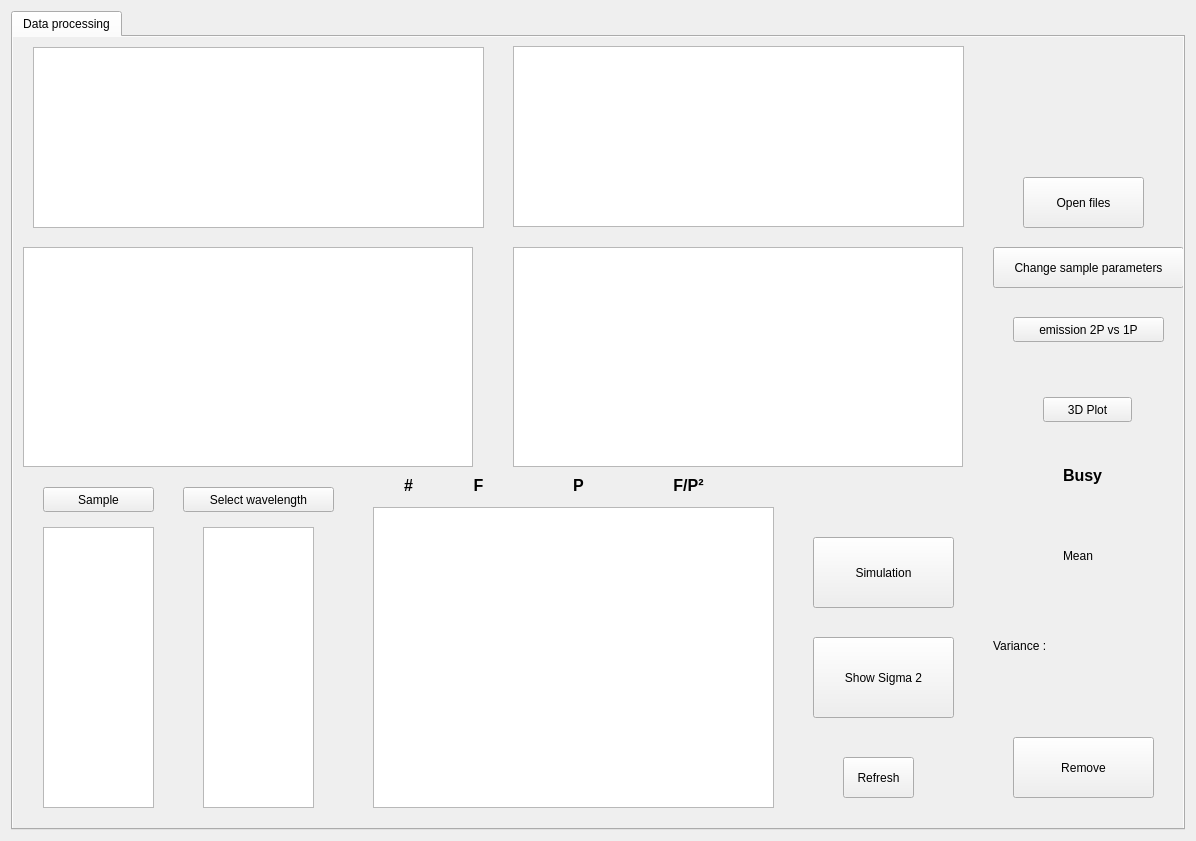
<?xml version="1.0" encoding="UTF-8"?>
<ui version="4.0">
 <class>Form</class>
 <widget class="QWidget" name="Form">
  <property name="geometry">
   <rect>
    <x>0</x>
    <y>0</y>
    <width>1196</width>
    <height>841</height>
   </rect>
  </property>
  <property name="sizePolicy">
   <sizepolicy hsizetype="Expanding" vsizetype="Expanding">
    <horstretch>0</horstretch>
    <verstretch>0</verstretch>
   </sizepolicy>
  </property>
  <property name="windowTitle">
   <string>Form</string>
  </property>
  <layout class="QVBoxLayout" name="verticalLayout_19">
   <item>
    <widget class="QTabWidget" name="btn_get_files">
     <property name="sizePolicy">
      <sizepolicy hsizetype="Expanding" vsizetype="Expanding">
       <horstretch>0</horstretch>
       <verstretch>0</verstretch>
      </sizepolicy>
     </property>
     <property name="minimumSize">
      <size>
       <width>800</width>
       <height>600</height>
      </size>
     </property>
     <property name="maximumSize">
      <size>
       <width>2560</width>
       <height>1600</height>
      </size>
     </property>
     <property name="currentIndex">
      <number>0</number>
     </property>
     <property name="iconSize">
      <size>
       <width>16</width>
       <height>16</height>
      </size>
     </property>
     <widget class="QWidget" name="tab_4">
      <property name="autoFillBackground">
       <bool>true</bool>
      </property>
      <attribute name="title">
       <string>Data processing</string>
      </attribute>
      <widget class="PlotWidget" name="FluoIntensitySpectrum">
       <property name="geometry">
        <rect>
         <x>10</x>
         <y>210</y>
         <width>450</width>
         <height>220</height>
        </rect>
       </property>
      </widget>
      <widget class="QListWidget" name="ls_list_of_all_samples">
       <property name="geometry">
        <rect>
         <x>30</x>
         <y>490</y>
         <width>111</width>
         <height>281</height>
        </rect>
       </property>
      </widget>
      <widget class="QListWidget" name="ls_done_wavelengths">
       <property name="geometry">
        <rect>
         <x>190</x>
         <y>490</y>
         <width>111</width>
         <height>281</height>
        </rect>
       </property>
      </widget>
      <widget class="QPushButton" name="btn_set_sample">
       <property name="geometry">
        <rect>
         <x>30</x>
         <y>450</y>
         <width>111</width>
         <height>25</height>
        </rect>
       </property>
       <property name="text">
        <string>Sample</string>
       </property>
      </widget>
      <widget class="QPushButton" name="btn_set_sample_wavelength">
       <property name="geometry">
        <rect>
         <x>170</x>
         <y>450</y>
         <width>151</width>
         <height>25</height>
        </rect>
       </property>
       <property name="text">
        <string>Select wavelength</string>
       </property>
      </widget>
      <widget class="QLabel" name="label_8">
       <property name="geometry">
        <rect>
         <x>440</x>
         <y>440</y>
         <width>51</width>
         <height>17</height>
        </rect>
       </property>
       <property name="font">
        <font>
         <pointsize>12</pointsize>
         <weight>75</weight>
         <bold>true</bold>
        </font>
       </property>
       <property name="text">
        <string>F</string>
       </property>
       <property name="alignment">
        <set>Qt::AlignCenter</set>
       </property>
      </widget>
      <widget class="QLabel" name="label_27">
       <property name="geometry">
        <rect>
         <x>540</x>
         <y>440</y>
         <width>51</width>
         <height>17</height>
        </rect>
       </property>
       <property name="font">
        <font>
         <pointsize>12</pointsize>
         <weight>75</weight>
         <bold>true</bold>
        </font>
       </property>
       <property name="text">
        <string>P</string>
       </property>
       <property name="alignment">
        <set>Qt::AlignCenter</set>
       </property>
      </widget>
      <widget class="QLabel" name="label_28">
       <property name="geometry">
        <rect>
         <x>650</x>
         <y>440</y>
         <width>51</width>
         <height>17</height>
        </rect>
       </property>
       <property name="font">
        <font>
         <pointsize>12</pointsize>
         <weight>75</weight>
         <bold>true</bold>
        </font>
       </property>
       <property name="text">
        <string>F/P²</string>
       </property>
       <property name="alignment">
        <set>Qt::AlignCenter</set>
       </property>
      </widget>
      <widget class="QPushButton" name="btn_remove_data">
       <property name="geometry">
        <rect>
         <x>1000</x>
         <y>700</y>
         <width>141</width>
         <height>61</height>
        </rect>
       </property>
       <property name="text">
        <string>Remove</string>
       </property>
      </widget>
      <widget class="QPushButton" name="btn_refresh">
       <property name="geometry">
        <rect>
         <x>830</x>
         <y>720</y>
         <width>71</width>
         <height>41</height>
        </rect>
       </property>
       <property name="text">
        <string>Refresh</string>
       </property>
      </widget>
      <widget class="QPushButton" name="btn_get_files_2">
       <property name="geometry">
        <rect>
         <x>1010</x>
         <y>140</y>
         <width>121</width>
         <height>51</height>
        </rect>
       </property>
       <property name="text">
        <string>Open files</string>
       </property>
      </widget>
      <widget class="QPushButton" name="btn_show_sigma_2">
       <property name="geometry">
        <rect>
         <x>800</x>
         <y>600</y>
         <width>141</width>
         <height>81</height>
        </rect>
       </property>
       <property name="text">
        <string>Show Sigma 2</string>
       </property>
      </widget>
      <widget class="QPushButton" name="btn_simulation">
       <property name="geometry">
        <rect>
         <x>800</x>
         <y>500</y>
         <width>141</width>
         <height>71</height>
        </rect>
       </property>
       <property name="text">
        <string>Simulation</string>
       </property>
      </widget>
      <widget class="PlotWidget" name="FPSpectrum_2">
       <property name="geometry">
        <rect>
         <x>500</x>
         <y>210</y>
         <width>450</width>
         <height>220</height>
        </rect>
       </property>
      </widget>
      <widget class="QLabel" name="label_Logo_NMP">
       <property name="geometry">
        <rect>
         <x>960</x>
         <y>0</y>
         <width>211</width>
         <height>131</height>
        </rect>
       </property>
       <property name="autoFillBackground">
        <bool>false</bool>
       </property>
       <property name="styleSheet">
        <string notr="true">image: url(:/newPrefix/Logo NMP.png);</string>
       </property>
       <property name="text">
        <string/>
       </property>
       <property name="scaledContents">
        <bool>true</bool>
       </property>
       <property name="textInteractionFlags">
        <set>Qt::NoTextInteraction</set>
       </property>
      </widget>
      <widget class="QPushButton" name="btn_figure_2p_vs_1p">
       <property name="geometry">
        <rect>
         <x>1000</x>
         <y>280</y>
         <width>151</width>
         <height>25</height>
        </rect>
       </property>
       <property name="text">
        <string>emission 2P vs 1P</string>
       </property>
      </widget>
      <widget class="QWidget" name="verticalLayoutWidget">
       <property name="geometry">
        <rect>
         <x>20</x>
         <y>10</y>
         <width>451</width>
         <height>181</height>
        </rect>
       </property>
       <layout class="QVBoxLayout" name="verticalLayout">
        <item>
         <widget class="PlotWidget" name="S2Spectrum"/>
        </item>
       </layout>
      </widget>
      <widget class="QWidget" name="verticalLayoutWidget_2">
       <property name="geometry">
        <rect>
         <x>500</x>
         <y>9</y>
         <width>451</width>
         <height>181</height>
        </rect>
       </property>
       <layout class="QVBoxLayout" name="verticalLayout_2">
        <property name="sizeConstraint">
         <enum>QLayout::SetMinAndMaxSize</enum>
        </property>
        <item>
         <widget class="PlotWidget" name="FPSpectrum"/>
        </item>
       </layout>
      </widget>
      <widget class="QPushButton" name="btn_change_sample_data">
       <property name="geometry">
        <rect>
         <x>980</x>
         <y>210</y>
         <width>191</width>
         <height>41</height>
        </rect>
       </property>
       <property name="text">
        <string>Change sample parameters</string>
       </property>
      </widget>
      <widget class="QLabel" name="label">
       <property name="geometry">
        <rect>
         <x>980</x>
         <y>600</y>
         <width>67</width>
         <height>17</height>
        </rect>
       </property>
       <property name="text">
        <string>Variance :</string>
       </property>
      </widget>
      <widget class="QLabel" name="Qlabel_variance">
       <property name="geometry">
        <rect>
         <x>1060</x>
         <y>600</y>
         <width>67</width>
         <height>17</height>
        </rect>
       </property>
       <property name="text">
        <string/>
       </property>
      </widget>
      <widget class="QLabel" name="Qlabel_standard_deviation">
       <property name="geometry">
        <rect>
         <x>1080</x>
         <y>540</y>
         <width>91</width>
         <height>16</height>
        </rect>
       </property>
       <property name="text">
        <string/>
       </property>
       <property name="alignment">
        <set>Qt::AlignLeading|Qt::AlignLeft|Qt::AlignVCenter</set>
       </property>
      </widget>
      <widget class="QLabel" name="label_3">
       <property name="geometry">
        <rect>
         <x>1050</x>
         <y>510</y>
         <width>67</width>
         <height>17</height>
        </rect>
       </property>
       <property name="text">
        <string>Mean</string>
       </property>
      </widget>
      <widget class="QLabel" name="Qlabel_mean">
       <property name="geometry">
        <rect>
         <x>980</x>
         <y>540</y>
         <width>61</width>
         <height>17</height>
        </rect>
       </property>
       <property name="text">
        <string/>
       </property>
       <property name="alignment">
        <set>Qt::AlignRight|Qt::AlignTrailing|Qt::AlignVCenter</set>
       </property>
      </widget>
      <widget class="QLabel" name="QLabel_mean_text">
       <property name="geometry">
        <rect>
         <x>1050</x>
         <y>540</y>
         <width>21</width>
         <height>17</height>
        </rect>
       </property>
       <property name="text">
        <string/>
       </property>
      </widget>
      <widget class="QPushButton" name="btn_3d_plot">
       <property name="geometry">
        <rect>
         <x>1030</x>
         <y>360</y>
         <width>89</width>
         <height>25</height>
        </rect>
       </property>
       <property name="text">
        <string>3D Plot</string>
       </property>
      </widget>
      <widget class="QLabel" name="label_9">
       <property name="geometry">
        <rect>
         <x>370</x>
         <y>440</y>
         <width>51</width>
         <height>17</height>
        </rect>
       </property>
       <property name="font">
        <font>
         <pointsize>12</pointsize>
         <weight>75</weight>
         <bold>true</bold>
        </font>
       </property>
       <property name="text">
        <string>#</string>
       </property>
       <property name="alignment">
        <set>Qt::AlignCenter</set>
       </property>
      </widget>
      <widget class="QListWidget" name="ls_measure_data">
       <property name="geometry">
        <rect>
         <x>360</x>
         <y>470</y>
         <width>401</width>
         <height>301</height>
        </rect>
       </property>
      </widget>
      <widget class="QLabel" name="lbl_busy">
       <property name="geometry">
        <rect>
         <x>1050</x>
         <y>430</y>
         <width>41</width>
         <height>17</height>
        </rect>
       </property>
       <property name="font">
        <font>
         <pointsize>12</pointsize>
         <weight>75</weight>
         <bold>true</bold>
        </font>
       </property>
       <property name="autoFillBackground">
        <bool>true</bool>
       </property>
       <property name="text">
        <string>Busy</string>
       </property>
      </widget>
     </widget>
    </widget>
   </item>
  </layout>
 </widget>
 <customwidgets>
  <customwidget>
   <class>PlotWidget</class>
   <extends>QGraphicsView</extends>
   <header>pyqtgraph</header>
  </customwidget>
 </customwidgets>
 <resources>
  <include location="Ressources/Logo_NMP.qrc"/>
 </resources>
 <connections/>
</ui>
